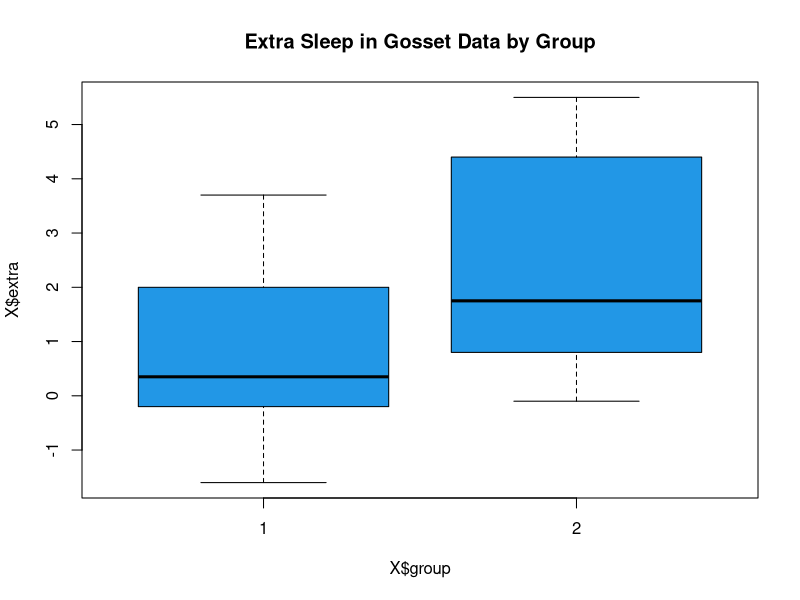
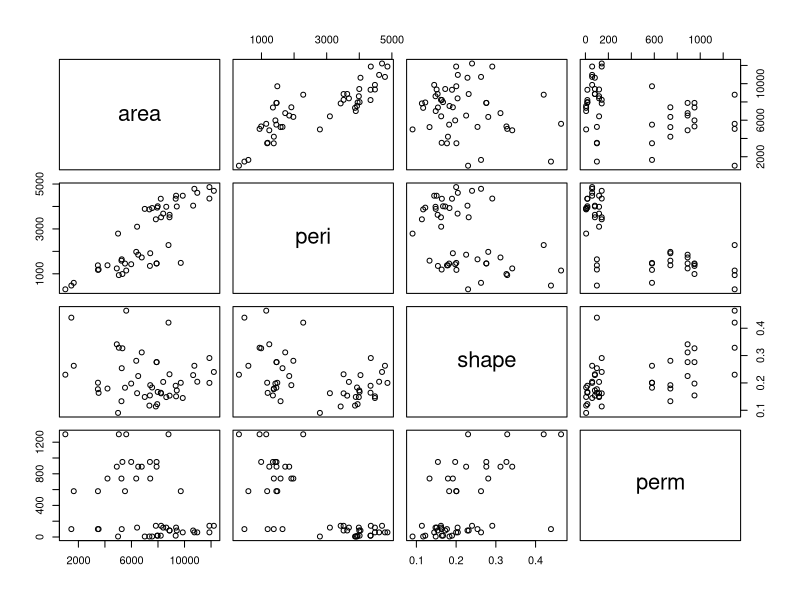

These charts were generated, in order, by the following R code:
rm(list = ls())
X = sleep

plot(X$extra ~ X$group, main='Extra Sleep in Gosset Data by Group', col='100')
attach(sleep)
extra1 = extra[group==1]
extra2 = extra[group==2]
print(mean(extra1))
print(mean(extra2))


print(t.test(extra1, extra2, paired=TRUE, alternative="two.sided"))

pairs(rock)
cov(rock)
cor(rock)

